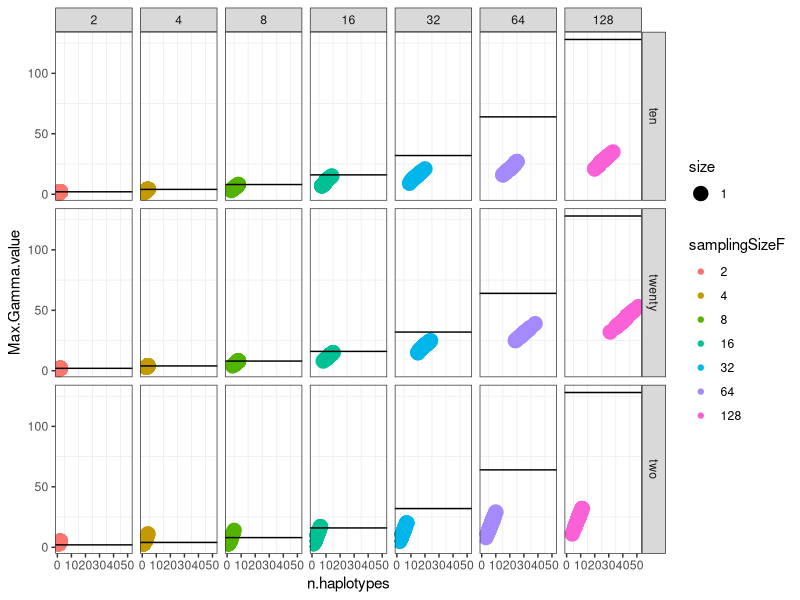
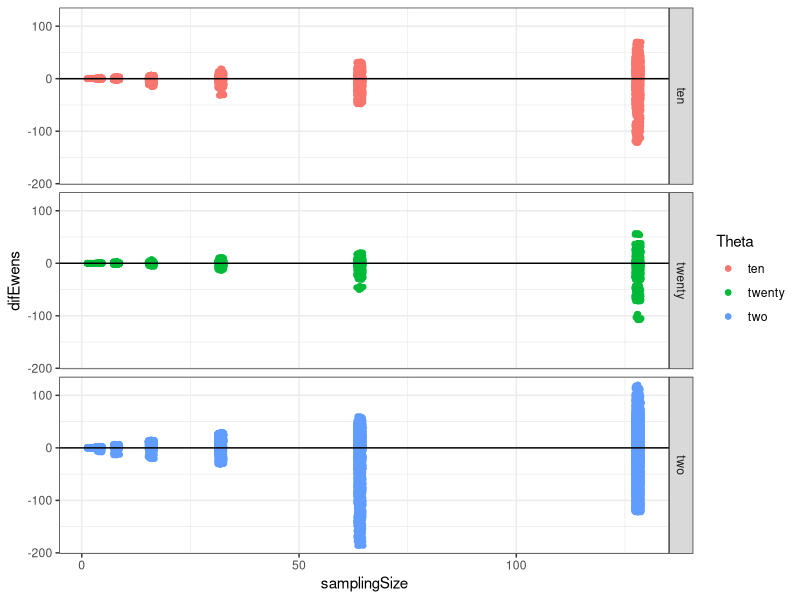

Source code (R) for these figures, in order: (Note: this script raises an error after producing the figures.)
## ---- chunk 1
setwd("~/GitHub/QuBar")

#install.packages("ggplot2")
library(ggplot2)

# now we have the dataframe "gammaData_13jul" with all the updated gamma values 
fullgammaData<-read.csv("gammaData_13Jul.csv",header=T) 
#JOHN: this one is the updated file after your new twist on gamma, I deleted the other one

# taking out data with growth
gammaData<-subset(fullgammaData,fullgammaData$Growth=="no")
droplevels(gammaData)->gammaData

# making factors for the ggplot2 plots
factor(gammaData$samplingSize,levels=c(2,4,8,16,32,64,128))->gammaData$samplingSizeF

# subsetting small sampling sizes to see better what happen there
#minigamma<-gammaData[gammaData$samplingSize<33,]

# plotting with ggplot, need to fix legends
#http://www.cookbook-r.com/Graphs/Legends_(ggplot2)/
# Fig X2a
#ggplot(gammaData, aes(x = samplingSize,y=Max.Gamma.value,fill=Theta,color=Theta)) + theme_bw()+geom_point()+geom_abline()+xlab("simulated sampling size") + ylab("predicted sampling size") 

# Fig X2b
# thinking how to plot the subset of samples sizes where gamma works a little bit better....
#ggplot(minigamma, aes(x = samplingSizeF,y=Max.Gamma.value,fill=Theta,color=Theta)) + theme_bw()+ geom_boxplot(aes(fill=Theta)) + ylim(0,20) + xlab("simulated sampling size") + ylab("predicted sampling size")

#JOHN, trying something different below
fig3<-ggplot(gammaData, aes(x = n.haplotypes,y=Max.Gamma.value,color=samplingSizeF,size=1)) + theme_bw()+geom_point()+facet_grid(Theta~samplingSizeF) 
fig3 + geom_hline(aes(yintercept = 2), subset(gammaData,samplingSize==2))+ geom_hline(aes(yintercept = 4), subset(gammaData,samplingSize==4))+ geom_hline(aes(yintercept = 8), subset(gammaData,samplingSize==8))+ geom_hline(aes(yintercept = 16), subset(gammaData,samplingSize==16))+ geom_hline(aes(yintercept = 32), subset(gammaData,samplingSize==32))+ geom_hline(aes(yintercept = 64), subset(gammaData,samplingSize==64))+ geom_hline(aes(yintercept = 128), subset(gammaData,samplingSize==128))+theme(panel.grid.major = element_blank())

# to put different ablines in different facets we need to make a dataset, and this would be efficient but the order is all messed up so I had to figure out a not so efficient but working way ;)
#hline.data <- data.frame(z = c(2,4,8,16,32,64,128),samplingSizeF = c(2,4,8,16,32,64,128))
#fig3 + geom_hline(aes(yintercept = z), hline.data)
                                                                                                                                                                                  
## ---- chunk 2
library(ggplot2)

# -----observed data------
# load data of number of haplotypes
data <- read.csv("numberHaplotypes.csv",header=T)


# taking out data with growth
minidata <- subset(data,data$Growth == "no")
minidata[,-1] -> minidata
droplevels(minidata) -> minidata
row.names(minidata) <- NULL # cleaning row.names
#View(minidata)

# creating and id to merge later
myObMatrix <- as.matrix(minidata[,c("Theta","n.haplotypes")])
minidata$id <- apply(myObMatrix, 1, paste, collapse=" ")

# -----predicted data------
# load data of Ewens sampling theory
theory <- read.csv("dataSamplingTheory_21Ago2015.csv",header=T)

# round the expected number of haplotypes
round(theory$exp.haplotypes,0) -> theory$exp.round.hap

# create id to merge
myPredMatrix <- as.matrix(theory[,c("theta.df","exp.round.hap")])
theory$id <- apply(myPredMatrix, 1, paste, collapse=" ")
#View(theory)

#---- merge predicted with observed data-----
newdata <- merge(theory,minidata,by="id",all.y=T)
newdata[is.na(newdata$n.df),] # check NA's
newdata[complete.cases(newdata),]->newdata1

# calculate difference between Ewens n and the simulated n
newdata1$samplingSize-newdata1$n.df -> newdata1$difEwens

# check weird stuff
View(subset(newdata1,newdata1$Theta=='two'))

ggplot(newdata1, aes(x=samplingSize, y=difEwens,color=Theta)) + theme_bw()+geom_point()+geom_point(position = "jitter")+geom_hline(yintercept=0)+facet_grid(Theta~.) 

# ----ploting n vs haplotypes----

# to plot Ewens data
ewens <- ggplot(newdata1, aes(x=n.df, y=exp.round.hap,color=Theta)) + theme_bw()+geom_point()+geom_point(position = "jitter")+facet_grid(Theta~.) 

# to plot our data
sims <- ggplot(newdata1, aes(x=samplingSize, y=n.haplotypes,color=Theta)) + theme_bw()+geom_point()+geom_point(position = "jitter")+facet_grid(Theta~.)

# plot both together (I need to run the function from file first)
multiplot(ewens,sims)
## ---- chunk 3
library(ggplot2)
library(lattice)
library(plyr)
library(modeest)

# we have two types of data:
# "WakeleyData"" has the result of Wakeley formula with all the possible vlues and distributions
# "segsites" has the observed number of seg.sites in the simulations
wakdata<-read.csv("WakeleyData_31Ago2015.csv",header=T)
segsites<-read.csv("numberSegSites.csv",header=T)

# making factors for the ggplot2 plots
factor(wakdata$segSites)->wakdata$segsites.f
factor(segsites$samplingSize)->segsites$samplingSize.f

# ------segsites
# subsetting data with growth and cleaning non useful columns
segsites1 <- subset(segsites,segsites$Growth=="no")
droplevels(segsites1) -> segsites1
row.names(segsites1) <- NULL
segsites1$Pop <- NULL
segsites1$Growth <- NULL
# keep only the n<=32
segsites2<-segsites1[which(segsites1$samplingSize<51),]

# estimate the mode (the more frequent value) for each combination of sampling size and theta
# the mode is estimated with the function mvl in the package "modeest"
modes <- ddply(segsites2, c("Theta","samplingSize.f"), summarise, mode=unlist((mlv(n.seg.sites))[1]))
modes$samplingSize <- as.numeric(as.character(allwak$samplingSize.f))
modes$k <- as.character(modes$mode)

# creating and id to merge later
myObMatrix <- as.matrix(modes[,c("Theta","k")])
modes$id <- apply(myObMatrix, 1, paste, collapse=" ")


# -------Wakeley's info 
#----make loop to find the best n's-----
thetas<-c("two","two","ten","ten","twenty","twenty")
a<-c(rep("two",135),rep("ten",135),rep("twenty",135))
b<-c(seq(1,135,1),seq(1,135,1),seq(1,135,1))
goodwak<-as.data.frame(cbind(a,b))
names(goodwak)<-c("theta","seg.sites")

for(i in thetas){
  for(j in 1:nrow(goodwak)){ 
    goodwak$seg.sites[j]->mysegsite
    mysubset<-subset(wakdata,wakdata$Theta==i & wakdata$segSites==mysegsite)
    max(mysubset$prob)->maxprob
    which(mysubset$prob==maxprob)->best
    mysubset$n[best]->best.n
    best.n->goodwak$best.n[j]
    }
}
# now "goodwak" has theta,seg.sites and best.n

# creating and id to merge later
myWakMatrix <- as.matrix(goodwak[,c("theta","seg.sites")])
goodwak$id <- apply(myWakMatrix, 1, paste, collapse=" ")

# Now we want to merge the observed segregating sites with the segregating sites used to estimate Wakeley's formula, and that will allow us to plot the "real" n vs the best.n according Wakeley.
allwak <-merge(modes,goodwak,by="id",all.x=T)

# Calculate difference between real and predicted n
allwak$dif <- allwak$samplingSize - allwak$best.n

ggplot(allwak, aes(x=samplingSize, y=dif,color=Theta)) + theme_bw()+geom_point()+geom_point(position = "jitter")+geom_hline(yintercept=0)

## ---- chunk 4
library(ggplot2)
library(lattice)
library(plyr)
library(modeest)

# we have two types of data:
# "WakeleyData"" has the result of Wakeley formula with all the possible vlues and distributions
# "segsites" has the observed number of seg.sites in the simulations
wakdata<-read.csv("WakeleyData_01Sep2015.csv",header=T)
segsites<-read.csv("numberSegSites_31Ago2015.csv",header=T)

# making factors for the ggplot2 plots
factor(wakdata$wak.segsites)->wakdata$wak.segsites.f
factor(segsites$samplingSize)->segsites$samplingSize.f

# -----------------------------------
# ------observed segsites------------
# -----------------------------------
segsites[,-1] -> segsites
segsites$Pop <- NULL
segsites$Growth <- NULL

# estimate the mode (the more frequent value) for each combination of sampling size and theta
# the mode is estimated with the function mvl in the package "modeest"
# the warning is because there are multiple modes and I'm collapsing them with the "unlist"
modes <- ddply(segsites, c("Theta","samplingSize.f"), summarise, mode=unlist((mlv(n.seg.sites))[1]))
modes$samplingSize <- as.numeric(as.character(modes$samplingSize.f))

# -------------------------------------
# -------Wakeley's predictions --------
# -------------------------------------

# estimate the best n's of wakeley data
bestprobs <- ddply(wakdata, c("Theta","wak.segsites.f"), summarise, best.prob=max(wak.prob))
bestprobs$best.prob <-round(bestprobs$best.prob,13)

# merging "bestprobs" with "wakdata" to recover the n's that match with the higher probability
best.n <- merge(bestprobs,wakdata,by.x=c("Theta","wak.segsites.f","best.prob"),by.y=c("Theta","wak.segsites.f","wak.prob"),all.x=T)


# Now we want to merge the observed segregating sites with the segregating sites used to estimate Wakeley's formula, and that will allow us to plot the "real" n vs the best.n according Wakeley.
allwak <-merge(modes,best.n,by.x=c("Theta","mode"),by.y=c("Theta","wak.segsites"))

# Calculate difference between real and predicted n
allwak$dif <- allwak$samplingSize - allwak$wak.n

ggplot(allwak, aes(x=samplingSize, y=dif,color=Theta)) + theme_bw()+geom_point()+geom_point(position = "jitter")+geom_hline(yintercept=0)

## ---- chunk 5
library(ggplot2)

all <- read.csv("hap_segSites.csv",header=)
factor(all$samplingSize)->all$samplingSize.f

ggplot(all, aes(x=n.haplotypes, y=n.seg.sites)) + theme_bw()+geom_point()+geom_point(position = "jitter")+facet_grid(Theta~samplingSize.f) 

## ---- chunk 6

# to check the distribution of seg sites in each combination
# with ggplot2
ggplot(segsites1, aes(n.seg.sites)) + theme_bw()+geom_histogram()+facet_wrap(Theta~samplingSize.f) +theme(panel.grid.major = element_blank())
# with lattice
with(segsites1,histogram(~n.seg.sites|Theta*samplingSize.f))
